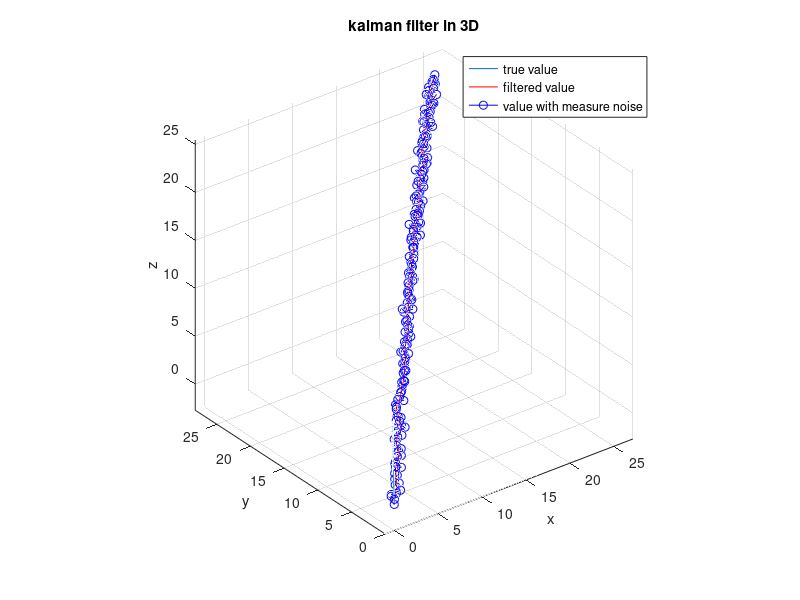
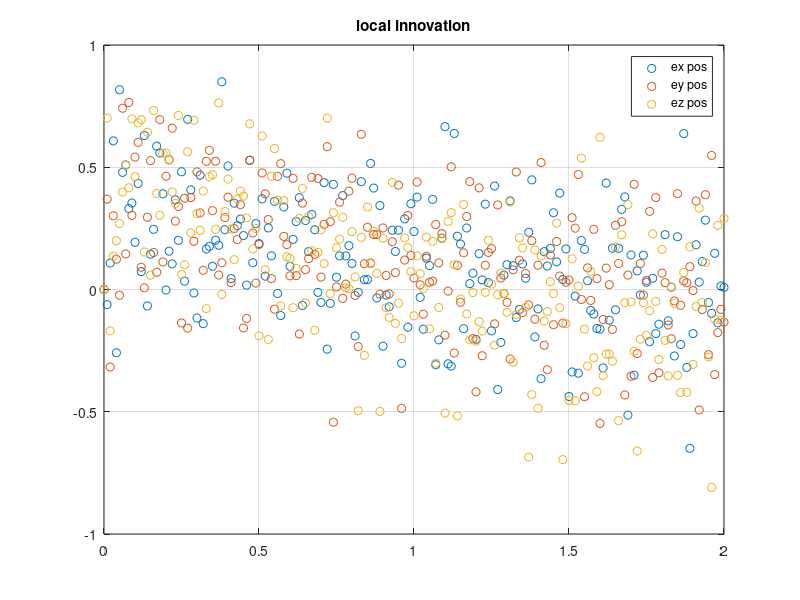
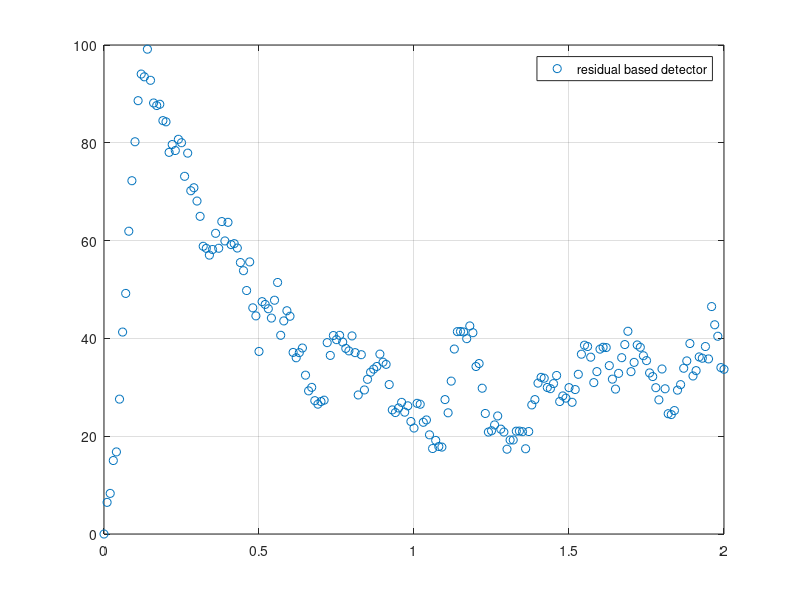

The MATLAB source for these figures, in order:
%% System Model and Measurement Model
% the model is free fall model

% set simulate time
dt = 0.01;
t = 0:dt:2;
N = length(t);

% set the attack mode
attack = true;

attack_signal = zeros(3, N);

if attack == true

    for k = 1:N
        attack_signal(:, k) = [10 * k * dt; 10 * k * dt; 10 * k * dt];
    end

end

% state-related var
X_real = zeros(9, N);
X_filtered = zeros(9, N);
error = zeros(3, N); % it represents local innovation

% suppose that we can measure the position
Z_measure = zeros(3, N);

pos = [0; 0; 0];
vel = [2; 3; 10];
acc = [0; 0; -9.8];
u = ones(1, N);

% kalman-related var
r_noise = 0.05;
q_noise = 0.01;

Q = q_noise * eye(9);
R = r_noise * eye(3);
P = eye(9);

W = sqrt(Q) * randn(9, N); % noise
V = sqrt(R) * randn(3, N); % noise
F = [1 0 0 dt 0 0 0 0 0;
    0 1 0 0 dt 0 0 0 0;
    0 0 1 0 0 dt 0 0 0;
    0 0 0 1 0 0 dt 0 0;
    0 0 0 0 1 0 0 dt 0;
    0 0 0 0 0 1 0 0 dt;
    0 0 0 0 0 0 1 0 0;
    0 0 0 0 0 0 0 1 0;
    0 0 0 0 0 0 0 0 1; ];

H = [1 0 0 0 0 0 0 0 0;
    0 1 0 0 0 0 0 0 0;
    0 0 1 0 0 0 0 0 0; ];

B = [
    0;
    0;
    0;
    0;
    0;
    0;
    0;
    0;
    0;
    ];

% residule related
rsd = zeros(1, N); % plot the residual with time
array = [];
J = 10; % the length of dynamic window

%% Kalman Filter
for k = 2:N
    % update the physical model
    vel = vel + (acc + u(:, k)) * dt;
    pos = pos + vel * dt + 0.5 * acc * dt * dt;
    X_real(:, k) = [pos; vel; acc];

    % measure with noise + attack (if the mode is attack mode)
    Z_measure(:, k) = pos + V(:, k) + attack_signal(:, k);

    % kalman filter
    X_pre = F * X_filtered(:, k - 1) + B * u(k);
    P_pre = F * P * F' + Q;
    error(:, k) = Z_measure(:, k) - H * X_pre;
    K = P_pre * H' * inv(H * P_pre * H' + R);
    X_filtered(:, k) = X_pre + K * error(:, k);
    P = (eye(9) - K * H) * P_pre;

    %
    residule = error(:, k)' * inv(H * P * H' + R) * error(:, k);
    array(end + 1) = residule;
    % make sure the length of the window is 10
    if length(array) > 10
        array(1) = [];
    end

    rsd(k) = sum(array);
end

%% Analysis
% plot the true value of it

figure('Name', 'Kalman Filter Simulation', 'NumberTitle', 'off');
plot3(X_real(1, :), X_real(2, :), X_real(3, :), ...
    X_filtered(1, :), X_filtered(2, :), X_filtered(3, :), 'r', ... % real
    Z_measure(1, :), Z_measure(2, :), Z_measure(3, :), 'b-o', MarkerSize = 3 ... % measure with noise
);
axis equal;
xlabel('x');
ylabel('y');
zlabel('z');
legend('true value', 'filtered value', 'value with measure noise');
grid on;
title("kalman filter in 3D");

figure('Name', 'Error Analysis', 'NumberTitle', 'off');
plot(t, error(1, :), 'o', t, error(2, :), 'o', t, error(3, :), 'o');
legend('ex pos', 'ey pos', 'ez pos');
title("local innovation");
grid on;

figure('Name', 'residule', 'NumberTitle', 'off');
plot(t, rsd, 'o');
legend('residual based detector');
grid on;
